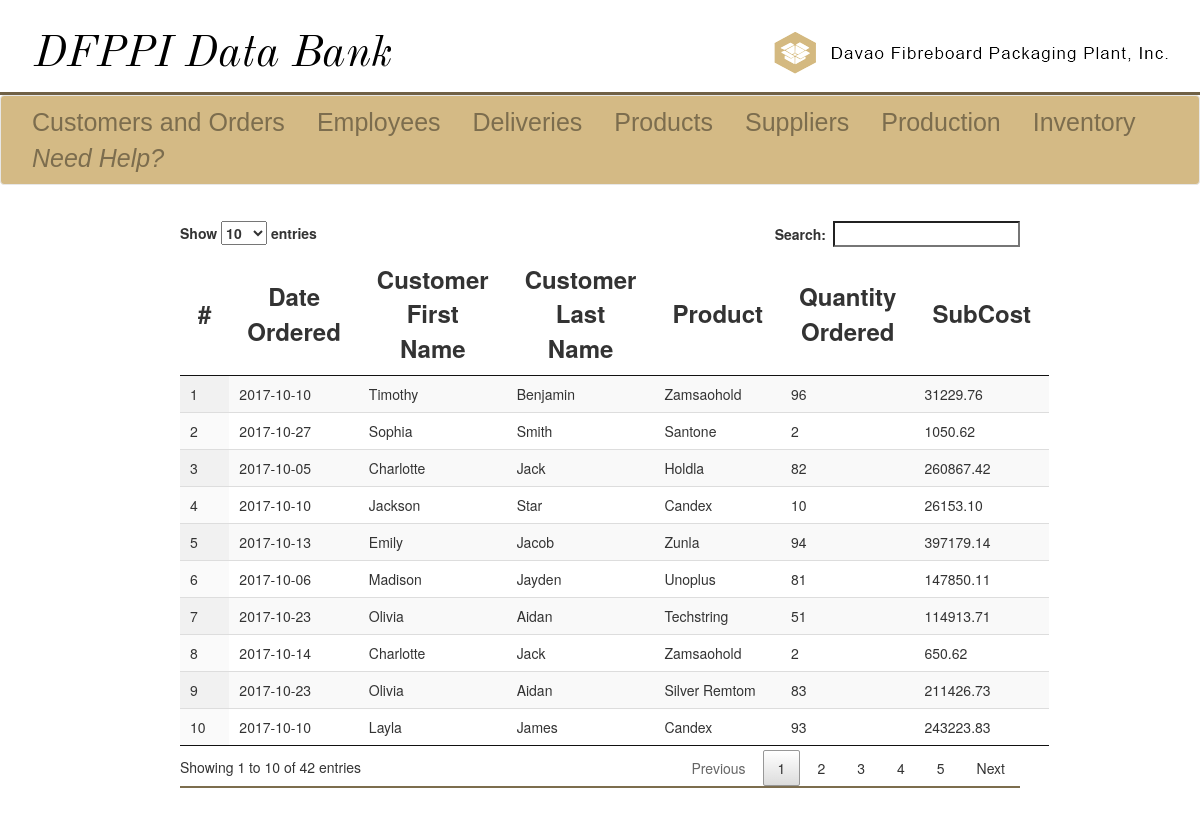
The app's page /customers-view-op.php with its own data.
### tables this page shows
CREATE TABLE `order_products` (
  `op_Id` int(11) NOT NULL,
  `op_quantity` int(11) NOT NULL,
  `o_Id` int(11) NOT NULL,
  `p_Id` int(11) NOT NULL
);

CREATE TABLE `orders` (
  `o_Id` int(11) NOT NULL,
  `o_orderDateTime` date NOT NULL,
  `o_addressOfDelivery` varchar(128) NOT NULL,
  `c_Id` int(11) NOT NULL,
  `f_Id` int(11) NOT NULL,
  `o_status` enum('In production','Done','Not started') NOT NULL DEFAULT 'Not started' COMMENT 'Current order''s status'
);

CREATE TABLE `client` (
  `c_Id` int(11) NOT NULL,
  `c_FirstName` varchar(32) NOT NULL,
  `c_LastName` varchar(32) NOT NULL,
  `c_contactInfo` varchar(64) NOT NULL
);

CREATE TABLE `products` (
  `p_Id` int(11) NOT NULL,
  `p_name` varchar(32) NOT NULL,
  `p_descp` varchar(128) NOT NULL,
  `p_type` enum('Container','Vacuum Pack','Strap','Sticker','Post','General') NOT NULL DEFAULT 'General',
  `p_weight` int(11) NOT NULL COMMENT 'Weight of each product',
  `p_price` double NOT NULL,
  `status` enum('Outdated','In-use') NOT NULL DEFAULT 'In-use'
);

### customers-view-op.php (the view, shortened to what this page needs)
<!DOCTYPE html>
<?php
	require 'sql_connect.php';
	$cq = "SELECT op_Id,op_quantity,o.o_orderDateTime,c.c_FirstName,c.c_LastName,p.p_name,ROUND((p.p_price * op_quantity),2) AS SubCost
			FROM order_products op
			JOIN orders o
			ON o.o_Id = op.o_Id
			JOIN client c
			ON o.c_Id = c.c_Id
			JOIN products p
			ON p.p_Id = op.p_Id
			ORDER BY o.o_orderDateTime DESC";
	$cr = mysqli_query($conn,$cq);
?>
<html>
	<head>
		<link rel="stylesheet" href="css/jquery.dataTables.css">
		<link rel = "stylesheet" href = "css/bootstrap.min.css">
		<link rel = "stylesheet" href = "css/design.css">
	</head>
	<body>
		<div class = "ultra-banner">
			<div class = "left-ub">
				<a href = "home.php"><img id = "left-logo" src = "images/ultra-banner.png" alt = "DFPPI Home"></a>
			</div>
			<div class = "right-ub">
				<a href = "http://www.davaofibre.ph"><img id = "right-logo" src = "images/other.png" alt = "Employee Module"></a>
			</div>
		</div>
		<div class = "line-sep">
		</div>
		<nav class="navbar navbar-default" id = "myNav">
			<div class="container-fluid">
				<ul class="nav navbar-nav">
					<li><a id = "li-a" href = "customers.php">Customers and Orders</a></li>
					<li><a id = "li-a" href = "employees.php">Employees</a></li>
					<li><a id = "li-a" href = "deliveries.php">Deliveries</a></li>
					<li><a id = "li-a" href = "products.php">Products</a></li>
					<li><a id = "li-a" href = "supplier.php">Suppliers</a></li>
					<li><a id = "li-a" href = "production.php">Production</a></li>
					<li><a id = "li-a" href = "inventory.php">Inventory</a></li>
					<li><a id = "li-a" href = "docs/manual.html"><i>Need Help?</i></a></li>
				</ul>
			</div>
		</nav>
		<div class = "div-form" id="viewTableOnly">
			<table id="table" class="display">
				<thead>
					<tr>
						<th>#</th>
						<th>Date Ordered</th>
						<th>Customer First Name</th>
						<th>Customer Last Name</th>
						<th>Product</th>
						<th>Quantity Ordered</th>
						<th>SubCost</th>
					</tr>
				</thead>
				<tbody>
					<?php
						while($key = mysqli_fetch_assoc($cr)){
							echo "<tr>";
							echo "<td>{$key['op_Id']}</td>";
							echo "<td>{$key['o_orderDateTime']}</td>";
							echo "<td>{$key['c_FirstName']}</td>";
							echo "<td>{$key['c_LastName']}</td>";
							echo "<td>{$key['p_name']}</td>";
							echo "<td>{$key['op_quantity']}</td>";
							echo "<td>{$key['SubCost']}</td>";
							echo "</tr>";
						}
					?>
				</tbody>
			</table>
	</body>
</html>

### css/design.css (style rules this page uses)
#viewTableOnly { width: 70%; }
th { font-size: 3vh; text-align: center; text-decoration: none; padding: 4px; }
ul { list-style-type: none; margin: 0; padding: 1vh; }
#myNav { background-color: #d4ba85; width: 100%; }
#li-a { color: #7c6d4e; text-align: center; padding: 1vh 2vh; font-size: 25px; font-family: sans-serif; text-decoration: none; }
.ultra-banner { width: 100%; background-color: #ffffff; height: 10vh; margin-bottom: 1%; }
.line-sep { background-color:#706146; width: 100%; height: 0.4vh; }
.left-ub,.right-ub { display: inline; width: 50%; height: 100%; }
.left-ub { float: left; }
#left-logo { margin-top: 4vh; margin-left: 4vh; }
#right-logo { float: right; margin-top: 4vh; margin-right: 4vh; }
.div-form { margin: 3% auto 3% auto; width: 60%; height: 100%; border-bottom: 2px solid #7c6d4e; }

### records on screen
order_products: op_Id "2", o_Id.o_orderDateTime "2017-10-27", client.c_FirstName "Sophia", client.c_LastName "Smith", p_Id.p_name "Santone", op_quantity "2", SubCost "1050.62"
order_products: op_Id "7", o_Id.o_orderDateTime "2017-10-23", client.c_FirstName "Olivia", client.c_LastName "Aidan", p_Id.p_name "Techstring", op_quantity "51", SubCost "114913.71"
order_products: op_Id "9", o_Id.o_orderDateTime "2017-10-23", client.c_FirstName "Olivia", client.c_LastName "Aidan", p_Id.p_name "Silver Remtom", op_quantity "83", SubCost "211426.73"
order_products: op_Id "8", o_Id.o_orderDateTime "2017-10-14", client.c_FirstName "Charlotte", client.c_LastName "Jack", p_Id.p_name "Zamsaohold", op_quantity "2", SubCost "650.62"
order_products: op_Id "5", o_Id.o_orderDateTime "2017-10-13", client.c_FirstName "Emily", client.c_LastName "Jacob", p_Id.p_name "Zunla", op_quantity "94", SubCost "397179.14"
order_products: op_Id "4", o_Id.o_orderDateTime "2017-10-10", client.c_FirstName "Jackson", client.c_LastName "Star", p_Id.p_name "Candex", op_quantity "10", SubCost "26153.10"
order_products: op_Id "10", o_Id.o_orderDateTime "2017-10-10", client.c_FirstName "Layla", client.c_LastName "James", p_Id.p_name "Candex", op_quantity "93", SubCost "243223.83"
order_products: op_Id "1", o_Id.o_orderDateTime "2017-10-10", client.c_FirstName "Timothy", client.c_LastName "Benjamin", p_Id.p_name "Zamsaohold", op_quantity "96", SubCost "31229.76"
order_products: op_Id "6", o_Id.o_orderDateTime "2017-10-06", client.c_FirstName "Madison", client.c_LastName "Jayden", p_Id.p_name "Unoplus", op_quantity "81", SubCost "147850.11"
order_products: op_Id "3", o_Id.o_orderDateTime "2017-10-05", client.c_FirstName "Charlotte", client.c_LastName "Jack", p_Id.p_name "Holdla", op_quantity "82", SubCost "260867.42"
